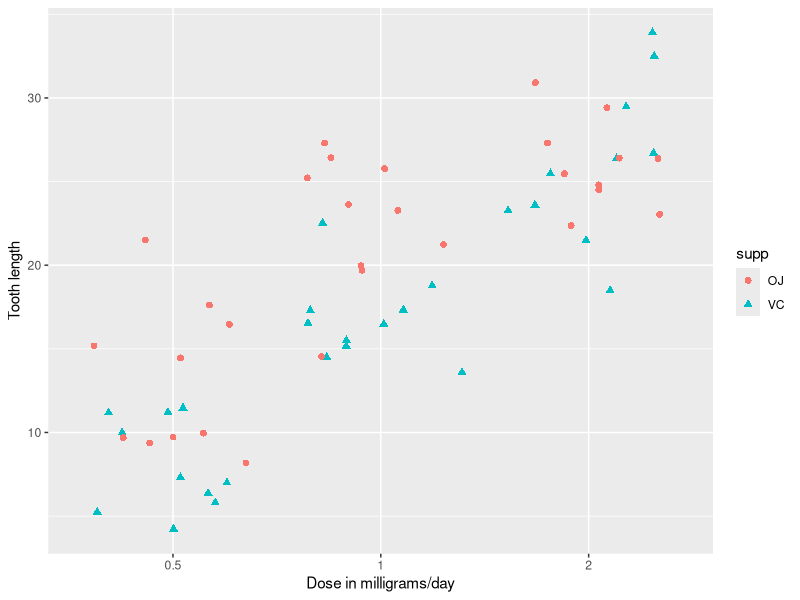

This chart was generated by the following R code:
## ---- chunk 1
knitr::opts_chunk$set(echo = TRUE)
library(ggplot2)
library(reshape2)
library(dplyr)
library(knitr)
## ---- chunk 2
data("ToothGrowth")
dim(ToothGrowth)
summary(ToothGrowth)
## ---- chunk 3
ggplot(ToothGrowth, aes(x = as.factor(dose), y = len, col = supp, shape = supp)) + 
  geom_jitter(stat="identity", size = 2) + 
  labs(x = "Dose in milligrams/day", y = "Tooth length")
## ---- chunk 4
subset(ToothGrowth, ToothGrowth$supp == "VC") -> VC
subset(ToothGrowth, ToothGrowth$supp == "OJ") -> OJ
## ---- chunk 5
t.test(OJ$len, VC$len, paired = FALSE, var.equal = FALSE, alternative = "greater")
## ---- chunk 6
subset(VC, VC$dose == 2.0) -> VC_high
subset(VC, VC$dose == 1.0) -> VC_med
subset(VC, VC$dose == 0.5) -> VC_low

subset(OJ, OJ$dose == 2.0) -> OJ_high
subset(OJ, OJ$dose == 1.0) -> OJ_med
subset(OJ, OJ$dose == 0.5) -> OJ_low

t.test(OJ_high$len, VC_high$len, 
       paired = FALSE, 
       var.equal = FALSE, 
       alternative = "greater") -> t_high
t.test(OJ_med$len, VC_med$len, 
       paired = FALSE, 
       var.equal = FALSE, 
       alternative = "greater") -> t_med
t.test(OJ_low$len, VC_low$len, 
       paired = FALSE, var.equal = FALSE, 
       alternative = "greater") -> t_low

Dose <- c("2.0 mg/day","1.0 mg/day", "0.5 mg/day")
p_value <- c(round(t_high$p.value,3),round(t_med$p.value,3),round(t_low$p.value,3))
alpha <- 0.05
Conclusion <- c("Accept $H_0$ : p-value greater than confidence level; 5,18%", 
                "Reject $H_0$ : p-value smaller than confidence level; accept $H_a$", 
                "same as above")
stat_table <- data.frame(Dose,p_value,alpha,Conclusion)
kable(stat_table)
